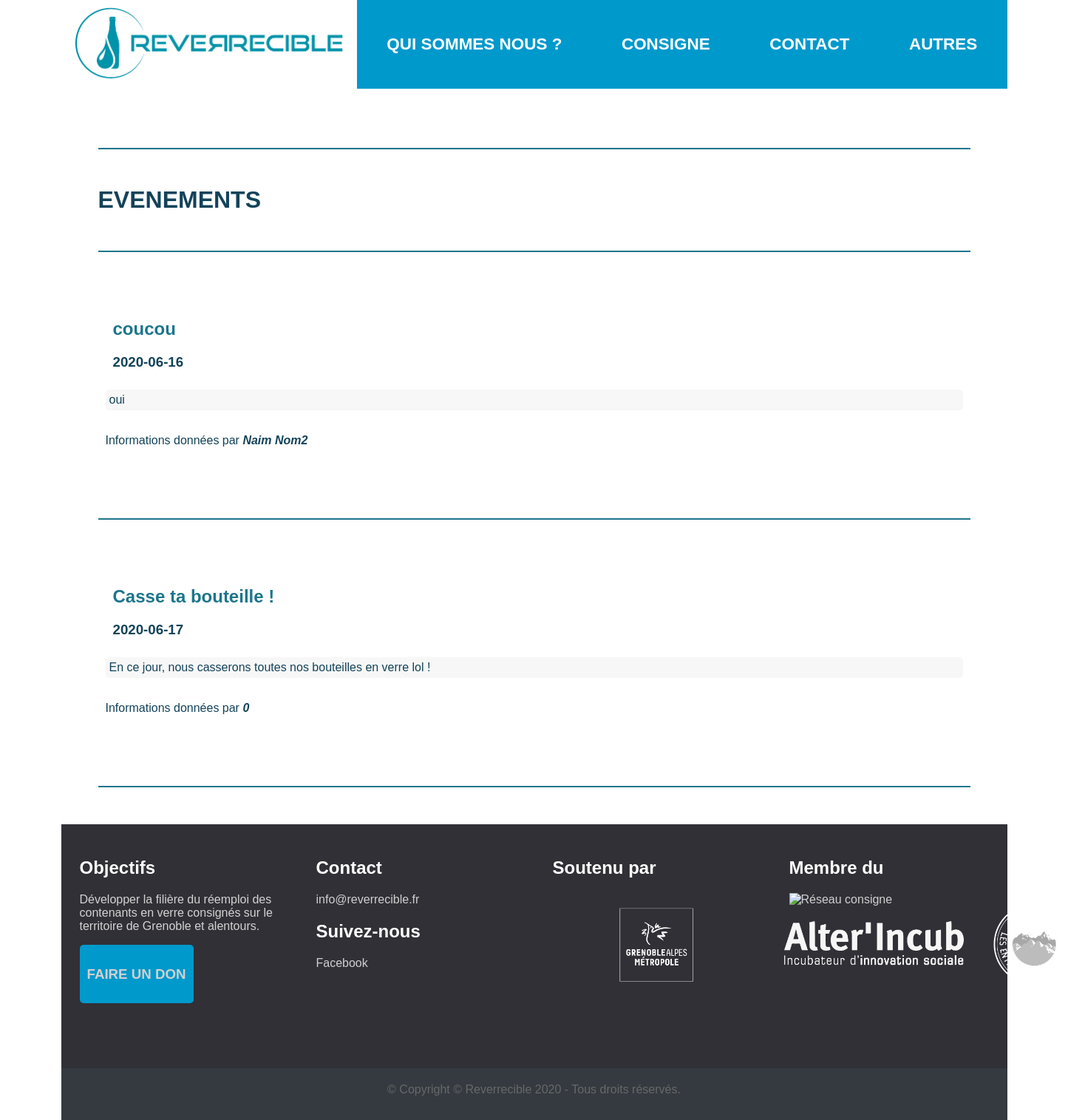
The page /Controleur/evenementsCTRL.php on the database as committed earlier.
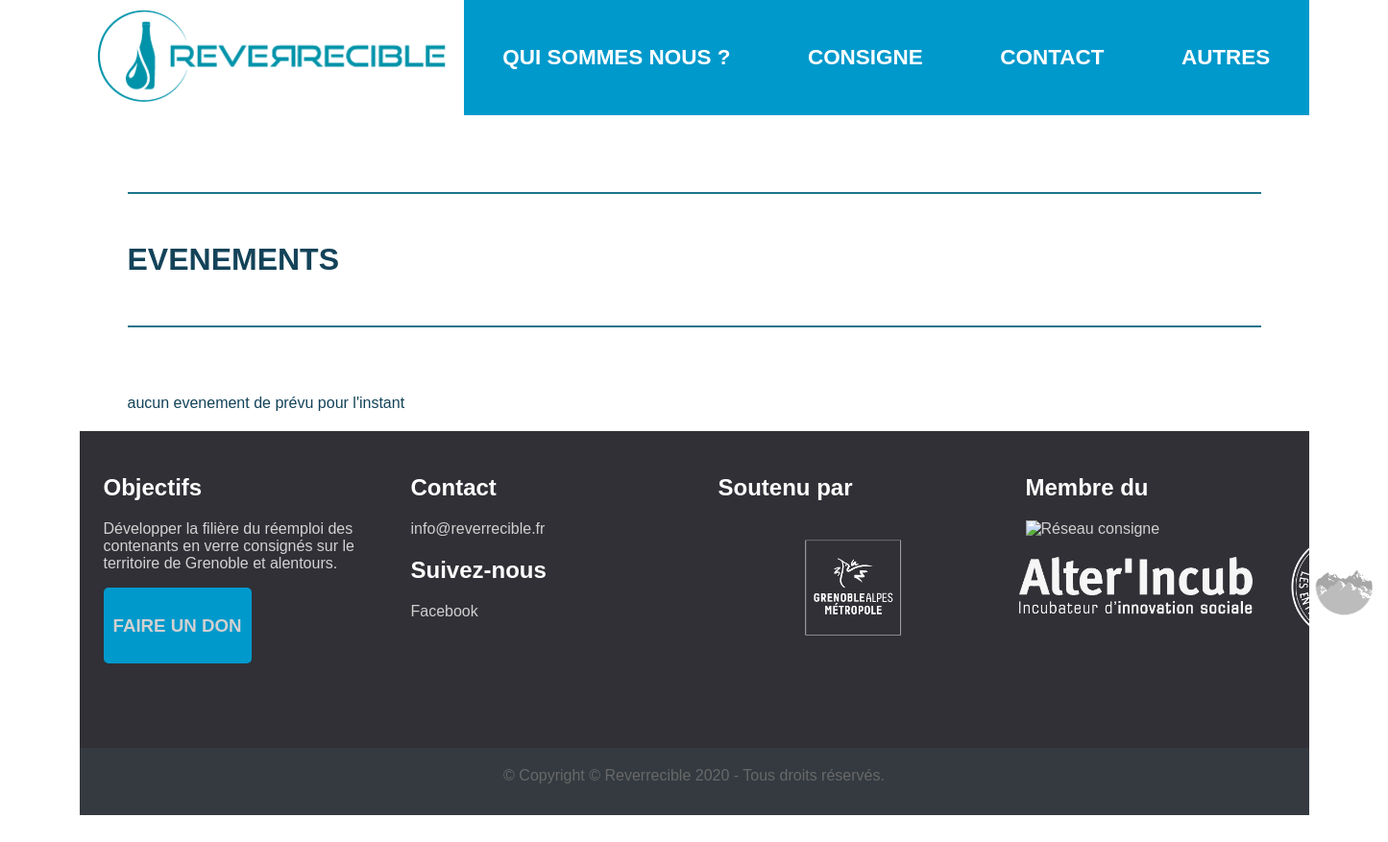
The same page on the database as committed later.
### tables this page shows
CREATE TABLE evenement(
  nom VARCHAR(30),
  dateEv DATE,
  description TEXT,
  gerant VARCHAR(25),
  PRIMARY KEY(nom,dateEv)
);

### Controleur/evenementsCTRL.php (called while the page is built, shortened)
<?php
include('../Modele/DAO.class.php');
  $dao = new DAO;
  $evenements = $dao->getEvenements();
  include('../Vues/evenements.php');
  ?>

### Modele/DAO.class.php (called while the page is built, shortened)
<?php
  require_once('../Modele/Evenement.class.php');
  class DAO {
    private $db;
    private $database = '../Modele/data/db/reverrecible.db';
    public function __construct() {
      try {
        $this->db = new PDO("sqlite:".$this->database);
      } catch (PDOException $e) {
        die("PDO Error :".$e->getMessage()." '".$this->database."'\n");
      }
    }
    public function getEvenements(){
      $query = "SELECT * FROM evenement ORDER BY dateEv";
      $sql= $this->db->query($query);
      $evenements = $sql->fetchAll(PDO::FETCH_ASSOC);
      $listeEvenements = array();
      foreach ($evenements as $evenement) {
        array_push($listeEvenements,new Evenement($evenement));
      }
      return $listeEvenements;
    }
  }
  ?>

### Modele/Evenement.class.php (called while the page is built, shortened)
<?php
class Evenement{
    private $nom;
    private $dateEv;
    private $description;
    private $gerant;
    public function getNom() {return $this->nom;}
    public function getDate(){return $this->dateEv;}
    public function getDescription() {return $this->description;}
    public function getGerant(){return $this->gerant;}
  }
?>

### Vues/evenements.php (the view, shortened to what this page needs)
<!DOCTYPE html>
<html lang="fr" dir="ltr">
  <head>
      <link rel="stylesheet" href="../Vues/Style/main.css">
  </head>
  <body>
    <header>
      <nav>
      <ul>
        <li id="logoMenu"><a href="mainCTRL.php"><img src="../Vues/Style/Logo.png" alt="logo"></a></li>
        <li><a href="quisommesnousCTRL.php"><h3>QUI SOMMES NOUS ?</h3></a></li>
        <li><a href="consigneCTRL.php"><h3>CONSIGNE</h3></a></li>
        <li><a href="contactCTRL.php"><h3>CONTACT</h3></a></li>
        <li class="dropdown">
          <a href="javascript:void(0)" class="dropbtn"><h3>AUTRES</h3></a>
        </li>
      </ul>
    </nav>
    <div class="separateurTop"></div>
    </header>
    <h1>EVENEMENTS</h1>
    <div class="separateur"></div>
      <?php
      if(!empty($evenements)){
      foreach ($evenements as $evenement) { ?>
                <article>
                <div class="sousArticle">
                  <?php
                  $date = $evenement->getDate();
                   ?>
                  <h2 style="margin:10px;"><?=$evenement->getNom()?></h2>
                  <h3 style="margin:10px;"><?=$date?></h3>
                  <p class="fondGris">
                  <?=$evenement->getDescription()?>
                  </p>
                  <p>Informations données par <b><i><?=$evenement->getGerant()?></i></b></p>
                </div>
                </article>
                <div class="separateur"></div>
              <?php } }
              else {
                echo"<article> aucun evenement de prévu pour l'instant </article>";
              }?>
          <?php require 'footer.php' ?>
  </body>
</html>

### Vues/footer.php
<div class="footer">
  <div class="footer-content">
    <div class="footer-section objectifs">
      <h2>Objectifs</h2>
      <p>Développer la filière du réemploi des contenants en verre consignés sur le territoire de Grenoble et alentours.</p>
      <a class="bouton" href="donsCTRL.php"><h3>FAIRE UN DON</h3></a>
    </div>
    <div class="footer-section contact">
      <h2>Contact</h2>
      <a href="mailto:info@reverrecible.fr">info@reverrecible.fr</a>
      <h2>Suivez-nous</h2>
      <a href="https://www.facebook.com/reverrecible" target="_blank">Facebook</a>
    </div>
    <div class="footer-section soutiens">
      <h2>Soutenu par</h2>
      <div class="logos-soutien">
        <img class="logo-soutien" src="../Vues/Style/LOGOS_METROPOLE.png" alt="Logo Métropole">
        <img class="logo-soutien" src="../Vues/Style/LOGOS_ALTERINCUB.png" alt="Logo Alterincub">
        <img class="logo-soutien" src="../Vues/Style/LOGOS_GAIA_STARTUP.png" alt="Logo Gaia">
      </div>
    </div>
    <div class="footer-section membre">
      <h2>Membre du</h2>
        <a href="http://www.reseauconsigne.com/" target="_blank"><img class="logo-reseau" src="../Vues/Style/LOGOS_RESEAU-CONSIGNE" alt="Réseau consigne"></a>
    </div>
  </div>
    <div class="footer-bottom">
      &copy; Copyright © Reverrecible  <?= date('Y'); ?> - Tous droits réservés.
    </div>
</div>

### Vues/Style/main.css (style rules this page uses)
html, body { height: 100%; max-width: 1280px; padding: 0px; margin: auto; font-family: Tahoma, Geneva, sans-serif; color: #134359; }
.separateurTop { margin-top: 200px; margin-bottom: 50px; margin-left: 50px; margin-right: 50px; border-bottom: 2px solid #1d758c; }
.separateur { margin: 50px; border-bottom: 2px solid #1d758c; }
h1 { margin-left: 50px; color: #134359; }
h2 { color: #1d758c; }
article { padding: 20px; padding-left: 50px; padding-right: 50px; display: flex; flex-direction: row; align-items: center; }
img { width: 100%; height: 100%; }
nav { max-width: 1280px; max-height: 120px; width: 100%; position: fixed; top: 0px; }
nav ul, .profile ul { max-height: 120px; display:flex; flex-direction:row; list-style-type: none; margin: 0px; padding: 0px; background-color: #0099cc; }
nav li, .profile li { flex: auto; max-height:120px; font-size: 1.2em; display: flex; align-items: center; justify-content: center; }
a { color: white; text-align: center; text-decoration: none; display: inline-block; }
.bouton { padding: 10px; border-radius: 5px; border: none; background-color: #0099cc; }
.bouton, .bouton > h2 { color: white; }
#logoMenu { background-color: white; width: 25%; }
nav img { max-width: 100%; max-height:120px; }
header img { margin-left: auto; margin-right: auto; width: 100%; }
.footer { background: #303036; color: #d3d3d3; height: 400px; position: relative; }
.footer .footer-content { height: 350px; display: flex; }
.footer .footer-content .footer-section { flex: 1; padding: 25px; }
.footer .footer-content h2 { color: white; }
.footer .footer-content a { color: #d0d0d0; }
.footer .footer-bottom { background: #343a40; color: #686868; height: 50px; width: 100%; text-align: center; position: absolute; bottom: 0px; left: 0px; padding-top: 20px; }
.logo-reseau { width: 100%; height: auto; }
.logos-soutien { display: flex; }
.logos-soutien .logo-soutien { flex: 1; padding: 10px; }
.sousArticle { display: flex; flex-direction: column; justify-content: flex-start; width: 100%; margin: 5px; padding: 5px; border-radius: 5px; }
.fondGris { background-color: #f7f7f7; padding: 5px; border-radius: 5px; }

Rows that differ between the two databases and show on the page:
removed evenement: nom "coucou", dateEv "2020-06-16", description "oui", gerant "Naim Nom2"
removed evenement: nom "Casse ta bouteille !", dateEv "2020-06-17", description "En ce jour, nous casserons toutes nos bouteilles en verre lol !", gerant "0"
Other text that changed with them:
text now shown: "aucun evenement de prévu pour l'instant"
